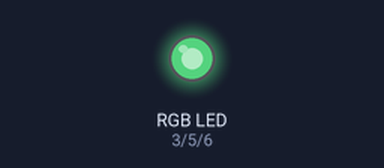
Recording of a sketch running on a simulated Arduino Uno, built with avr-gcc and run on an emulated ATmega328P. Parts: an RGB LED mixed from three pins (HIGH = lit). Dim RGB values are drawn brighter than linear.

Above: at 0.1 s.
Timing chart, 0 to 1.6 s (numbered marks = the images above):
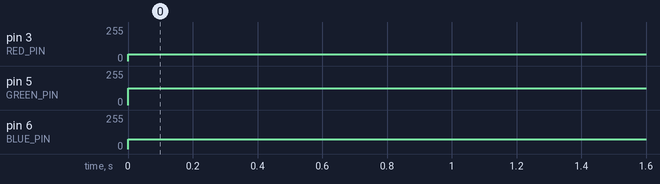

Measured:
- by itself, pin 3 (RED_PIN): 0/255 → 50/255 at 0.00 s
- by itself, pin 5 (GREEN_PIN): 0/255 → 125/255 at 0.00 s
- by itself, pin 6 (BLUE_PIN): 0/255 → 75/255 at 0.00 s

The sketch:

RGB_LED_combine_analog.ino
```cpp
#define RED_PIN 3
#define BLUE_PIN 6
#define GREEN_PIN 5

void setup() {
  pinMode(RED_PIN, OUTPUT);
  pinMode(BLUE_PIN, OUTPUT);
  pinMode(GREEN_PIN, OUTPUT);
}

void loop() {
  analogWrite(GREEN_PIN, 125); //125: ~middle point of the range 0~255
  analogWrite(RED_PIN, 50);
  analogWrite(BLUE_PIN, 75);
}
// Play around with the parameters of analogWrite functions
```
